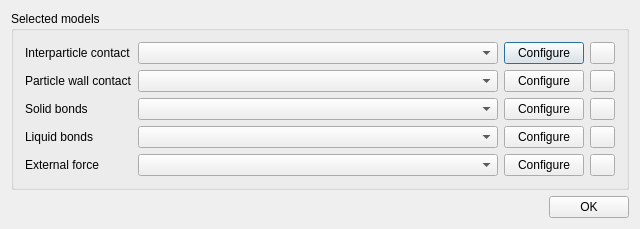
<?xml version="1.0" encoding="UTF-8"?>
<ui version="4.0">
 <class>CModelsConfiguratorTab</class>
 <widget class="QDialog" name="CModelsConfiguratorTab">
  <property name="geometry">
   <rect>
    <x>0</x>
    <y>0</y>
    <width>640</width>
    <height>222</height>
   </rect>
  </property>
  <property name="windowTitle">
   <string>Model Configurator</string>
  </property>
  <layout class="QVBoxLayout" name="verticalLayout" stretch="1,0">
   <item>
    <widget class="QGroupBox" name="groupBoxModels">
     <property name="title">
      <string>Selected models</string>
     </property>
     <layout class="QGridLayout" name="gridLayout" columnstretch="0,1,0,0">
      <item row="0" column="0">
       <widget class="QLabel" name="label_8">
        <property name="maximumSize">
         <size>
          <width>120</width>
          <height>16777215</height>
         </size>
        </property>
        <property name="text">
         <string>Interparticle contact</string>
        </property>
       </widget>
      </item>
      <item row="0" column="1">
       <widget class="QComboBox" name="ppDll"/>
      </item>
      <item row="0" column="2">
       <widget class="QPushButton" name="specModelParPP">
        <property name="toolTip">
         <string>Specify model parameters</string>
        </property>
        <property name="text">
         <string>Configure</string>
        </property>
       </widget>
      </item>
      <item row="0" column="3">
       <widget class="QPushButton" name="helpPPModel">
        <property name="maximumSize">
         <size>
          <width>25</width>
          <height>16777215</height>
         </size>
        </property>
        <property name="toolTip">
         <string>See documentation</string>
        </property>
        <property name="text">
         <string/>
        </property>
        <property name="icon">
         <iconset resource="../../MusenGUI/MusenGUI/musengui.qrc">
          <normaloff>:/MusenGUI/Pictures/question.png</normaloff>:/MusenGUI/Pictures/question.png</iconset>
        </property>
        <property name="iconSize">
         <size>
          <width>12</width>
          <height>12</height>
         </size>
        </property>
       </widget>
      </item>
      <item row="1" column="0">
       <widget class="QLabel" name="label_3">
        <property name="text">
         <string>Particle wall contact</string>
        </property>
       </widget>
      </item>
      <item row="1" column="1">
       <widget class="QComboBox" name="pwDll"/>
      </item>
      <item row="1" column="2">
       <widget class="QPushButton" name="specModelParPW">
        <property name="toolTip">
         <string>Specify model parameters</string>
        </property>
        <property name="text">
         <string>Configure</string>
        </property>
       </widget>
      </item>
      <item row="1" column="3">
       <widget class="QPushButton" name="helpPWModel">
        <property name="maximumSize">
         <size>
          <width>25</width>
          <height>16777215</height>
         </size>
        </property>
        <property name="toolTip">
         <string>See documentation</string>
        </property>
        <property name="text">
         <string/>
        </property>
        <property name="icon">
         <iconset resource="../../MusenGUI/MusenGUI/musengui.qrc">
          <normaloff>:/MusenGUI/Pictures/question.png</normaloff>:/MusenGUI/Pictures/question.png</iconset>
        </property>
        <property name="iconSize">
         <size>
          <width>12</width>
          <height>12</height>
         </size>
        </property>
       </widget>
      </item>
      <item row="2" column="0">
       <widget class="QLabel" name="label_7">
        <property name="text">
         <string>Solid bonds</string>
        </property>
       </widget>
      </item>
      <item row="2" column="1">
       <widget class="QComboBox" name="sbDll"/>
      </item>
      <item row="2" column="2">
       <widget class="QPushButton" name="specModelParSB">
        <property name="toolTip">
         <string>Specify model parameters</string>
        </property>
        <property name="text">
         <string>Configure</string>
        </property>
       </widget>
      </item>
      <item row="2" column="3">
       <widget class="QPushButton" name="helpSBModel">
        <property name="maximumSize">
         <size>
          <width>25</width>
          <height>16777215</height>
         </size>
        </property>
        <property name="toolTip">
         <string>See documentation</string>
        </property>
        <property name="text">
         <string/>
        </property>
        <property name="icon">
         <iconset resource="../../MusenGUI/MusenGUI/musengui.qrc">
          <normaloff>:/MusenGUI/Pictures/question.png</normaloff>:/MusenGUI/Pictures/question.png</iconset>
        </property>
        <property name="iconSize">
         <size>
          <width>12</width>
          <height>12</height>
         </size>
        </property>
       </widget>
      </item>
      <item row="3" column="0">
       <widget class="QLabel" name="label_6">
        <property name="text">
         <string>Liquid bonds</string>
        </property>
       </widget>
      </item>
      <item row="3" column="1">
       <widget class="QComboBox" name="lbDll"/>
      </item>
      <item row="3" column="2">
       <widget class="QPushButton" name="specModelParLB">
        <property name="toolTip">
         <string>Specify model parameters</string>
        </property>
        <property name="text">
         <string>Configure</string>
        </property>
       </widget>
      </item>
      <item row="3" column="3">
       <widget class="QPushButton" name="helpLBModel">
        <property name="maximumSize">
         <size>
          <width>25</width>
          <height>16777215</height>
         </size>
        </property>
        <property name="toolTip">
         <string>See documentation</string>
        </property>
        <property name="text">
         <string/>
        </property>
        <property name="icon">
         <iconset resource="../../MusenGUI/MusenGUI/musengui.qrc">
          <normaloff>:/MusenGUI/Pictures/question.png</normaloff>:/MusenGUI/Pictures/question.png</iconset>
        </property>
        <property name="iconSize">
         <size>
          <width>12</width>
          <height>12</height>
         </size>
        </property>
       </widget>
      </item>
      <item row="4" column="0">
       <widget class="QLabel" name="label_4">
        <property name="text">
         <string>External force</string>
        </property>
       </widget>
      </item>
      <item row="4" column="1">
       <widget class="QComboBox" name="efDll"/>
      </item>
      <item row="4" column="2">
       <widget class="QPushButton" name="specModelParEF">
        <property name="text">
         <string>Configure</string>
        </property>
       </widget>
      </item>
      <item row="4" column="3">
       <widget class="QPushButton" name="helpEFModel">
        <property name="maximumSize">
         <size>
          <width>25</width>
          <height>16777215</height>
         </size>
        </property>
        <property name="toolTip">
         <string>See documentation</string>
        </property>
        <property name="text">
         <string/>
        </property>
        <property name="icon">
         <iconset resource="../../MusenGUI/MusenGUI/musengui.qrc">
          <normaloff>:/MusenGUI/Pictures/question.png</normaloff>:/MusenGUI/Pictures/question.png</iconset>
        </property>
        <property name="iconSize">
         <size>
          <width>12</width>
          <height>12</height>
         </size>
        </property>
       </widget>
      </item>
     </layout>
    </widget>
   </item>
   <item>
    <layout class="QHBoxLayout" name="horizontalLayout_2">
     <item>
      <spacer name="horizontalSpacer">
       <property name="orientation">
        <enum>Qt::Horizontal</enum>
       </property>
       <property name="sizeHint" stdset="0">
        <size>
         <width>40</width>
         <height>20</height>
        </size>
       </property>
      </spacer>
     </item>
     <item>
      <widget class="QPushButton" name="okButton">
       <property name="text">
        <string>OK</string>
       </property>
       <property name="icon">
        <iconset resource="../../MusenGUI/MusenGUI/musengui.qrc">
         <normaloff>:/MusenGUI/Pictures/apply.png</normaloff>:/MusenGUI/Pictures/apply.png</iconset>
       </property>
      </widget>
     </item>
    </layout>
   </item>
  </layout>
 </widget>
 <layoutdefault spacing="6" margin="11"/>
 <resources>
  <include location="../../MusenGUI/MusenGUI/musengui.qrc"/>
 </resources>
 <connections/>
</ui>
